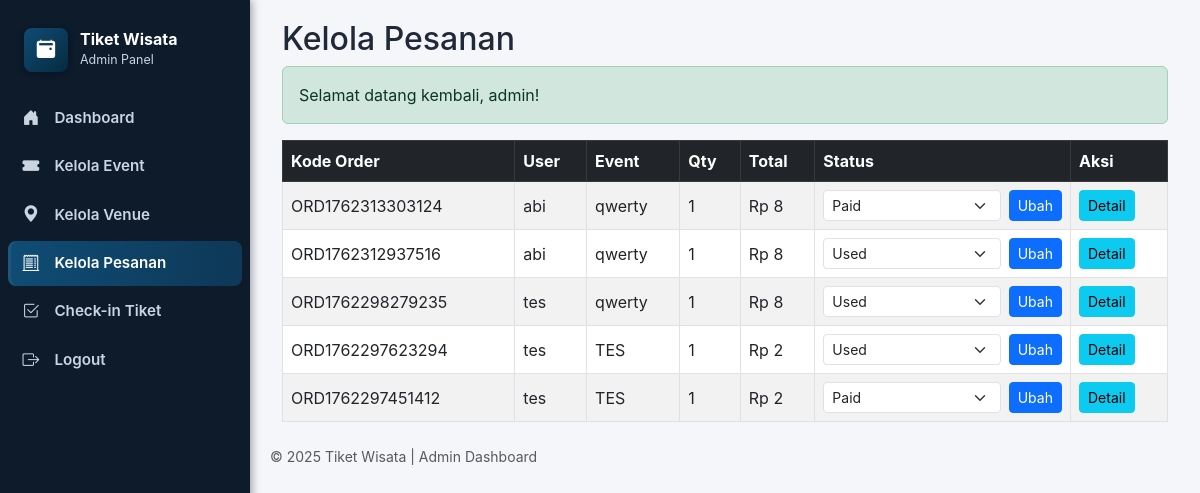
/index.php?page=admin-orders (signed in), run on the app's committed database.
### tables this page shows
CREATE TABLE `tiket_wisata_orders` (
  `order_id` int(11) NOT NULL,
  `order_code` varchar(50) DEFAULT NULL,
  `user_id` int(11) DEFAULT NULL,
  `event_id` int(11) DEFAULT NULL,
  `qty` int(11) DEFAULT NULL,
  `total` decimal(12,2) DEFAULT NULL,
  `status` enum('pending','paid','cancelled','used') DEFAULT 'pending',
  `created_at` timestamp NOT NULL DEFAULT current_timestamp()
);

CREATE TABLE `tiket_wisata_users` (
  `user_id` int(11) NOT NULL,
  `nama` varchar(150) NOT NULL,
  `email` varchar(150) NOT NULL,
  `password` varchar(255) NOT NULL,
  `role` enum('admin','user') DEFAULT 'user',
  `phone` varchar(30) DEFAULT NULL,
  `created_at` timestamp NOT NULL DEFAULT current_timestamp()
);

CREATE TABLE `tiket_wisata_events` (
  `event_id` int(11) NOT NULL,
  `title` varchar(200) NOT NULL,
  `slug` varchar(250) DEFAULT NULL,
  `venue_id` int(11) DEFAULT NULL,
  `description` text DEFAULT NULL,
  `date_start` datetime DEFAULT NULL,
  `date_end` datetime DEFAULT NULL,
  `price` decimal(10,2) DEFAULT NULL,
  `capacity` int(11) DEFAULT NULL,
  `image` varchar(255) DEFAULT NULL,
  `created_at` timestamp NOT NULL DEFAULT current_timestamp()
);

### controllers/AdminOrderController.php (called while the page is built, shortened)
<?php
class AdminOrderController
{
    private $pdo;
    public function __construct($pdo)
    {
        $this->pdo = $pdo;
    }
    public function index()
    {
        $stmt = $this->pdo->query("
            SELECT
                o.*,
                e.title AS event_title,
                u.nama AS user_name
            FROM tiket_wisata_orders o
            JOIN tiket_wisata_events e ON o.event_id = e.event_id
            JOIN tiket_wisata_users u ON o.user_id = u.user_id
            ORDER BY o.created_at DESC
        ");
        $orders = $stmt->fetchAll();
        require "views/admin/orders/index.php";
    }
}

### functions.php (called while the page is built, shortened)
<?php
function e($string)
{
    return htmlspecialchars($string, ENT_QUOTES, 'UTF-8');
}

### views/admin/orders/index.php (the view, shortened to what this page needs)
<?php require "views/layouts/admin_header.php"; ?>
<div class="container-fluid">
    <h2>Kelola Pesanan</h2>
    <?php if (!empty($_SESSION['success'])): ?>
        <div class="alert alert-success"><?= $_SESSION['success'];
        unset($_SESSION['success']); ?></div>
    <?php endif; ?>
    <table class="table table-striped table-bordered align-middle">
        <thead class="table-dark">
            <tr>
                <th>Kode Order</th>
                <th>User</th>
                <th>Event</th>
                <th>Qty</th>
                <th>Total</th>
                <th>Status</th>
                <th>Aksi</th>
            </tr>
        </thead>
        <tbody>
            <?php foreach ($orders as $order): ?>
                <tr>
                    <td><?= e($order['order_code']) ?></td>
                    <td><?= e($order['user_name']) ?></td>
                    <td><?= e($order['event_title']) ?></td>
                    <td><?= e($order['qty']) ?></td>
                    <td>Rp <?= number_format($order['total'], 0, ',', '.') ?></td>
                    <td>
                        <form method="post" action="index.php?page=admin-orders-update" class="d-flex">
                            <select name="status" class="form-select form-select-sm me-2">
                                <?php
                                $statuses = ['pending', 'paid', 'partial', 'used', 'cancelled'];
                                foreach ($statuses as $s): ?>
                                    <option value="<?= $s ?>" <?= $order['status'] === $s ? 'selected' : '' ?>>
                                        <?= ucfirst($s) ?>
                                    </option>
                                <?php endforeach; ?>
                            </select>
                            <button type="submit" class="btn btn-primary btn-sm">Ubah</button>
                        </form>
                    </td>
                    <td>
                        <a href="index.php?page=admin-orders-detail&id=<?= $order['order_id'] ?>"
                            class="btn btn-info btn-sm">
                            Detail
                        </a>
                    </td>
                </tr>
            <?php endforeach; ?>
        </tbody>
    </table>
</div>
<?php require "views/layouts/admin_footer.php"; ?>

### views/layouts/admin_header.php (style rules this page uses)
:root { --sidebar-bg: #0d1b2a; --sidebar-accent: #0f4c75; --sidebar-text: #cbd5e1; --content-bg: #f4f6f9; }
body { display: flex; min-height: 100vh; background: var(--content-bg); margin: 0; font-family: -apple-system, BlinkMacSystemFont, 'Segoe UI', Roboto, 'Helvetica Neue', Arial; color: #1f2937; }

### data on the page
tiket_wisata_orders: order_code "ORD1762313303124", user.nama "abi", event.title "qwerty", qty "1", total "8", status "Paid"
tiket_wisata_orders: order_code "ORD1762312937516", user.nama "abi", event.title "qwerty", qty "1", total "8", status "Used"
tiket_wisata_orders: order_code "ORD1762298279235", user.nama "tes", event.title "qwerty", qty "1", total "8", status "Used"
tiket_wisata_orders: order_code "ORD1762297623294", user.nama "tes", event.title "TES", qty "1", total "2", status "Used"
tiket_wisata_orders: order_code "ORD1762297451412", user.nama "tes", event.title "TES", qty "1", total "2", status "Paid"

### other printed values
$_SESSION['success'] "Selamat datang kembali, admin!"
